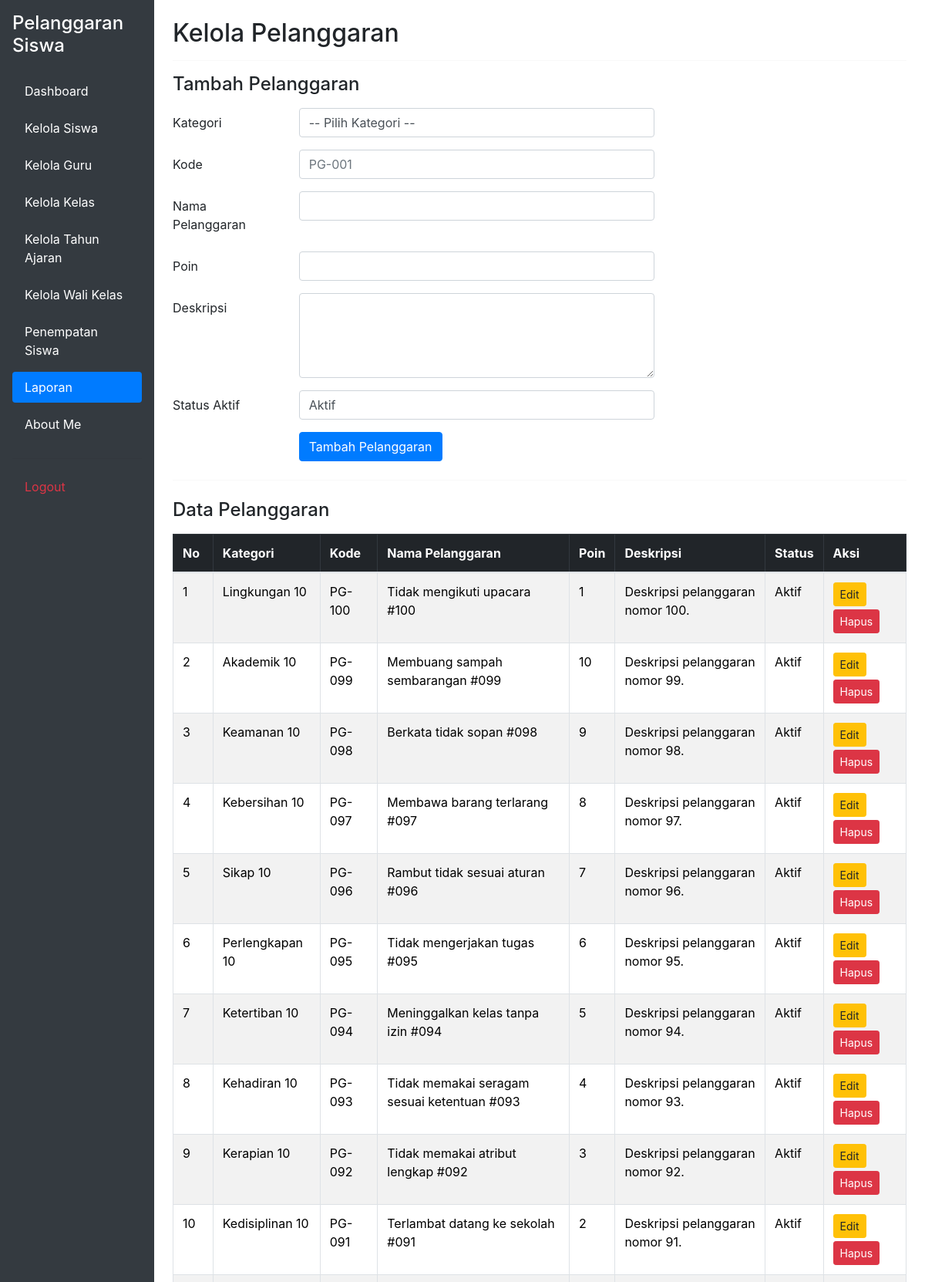
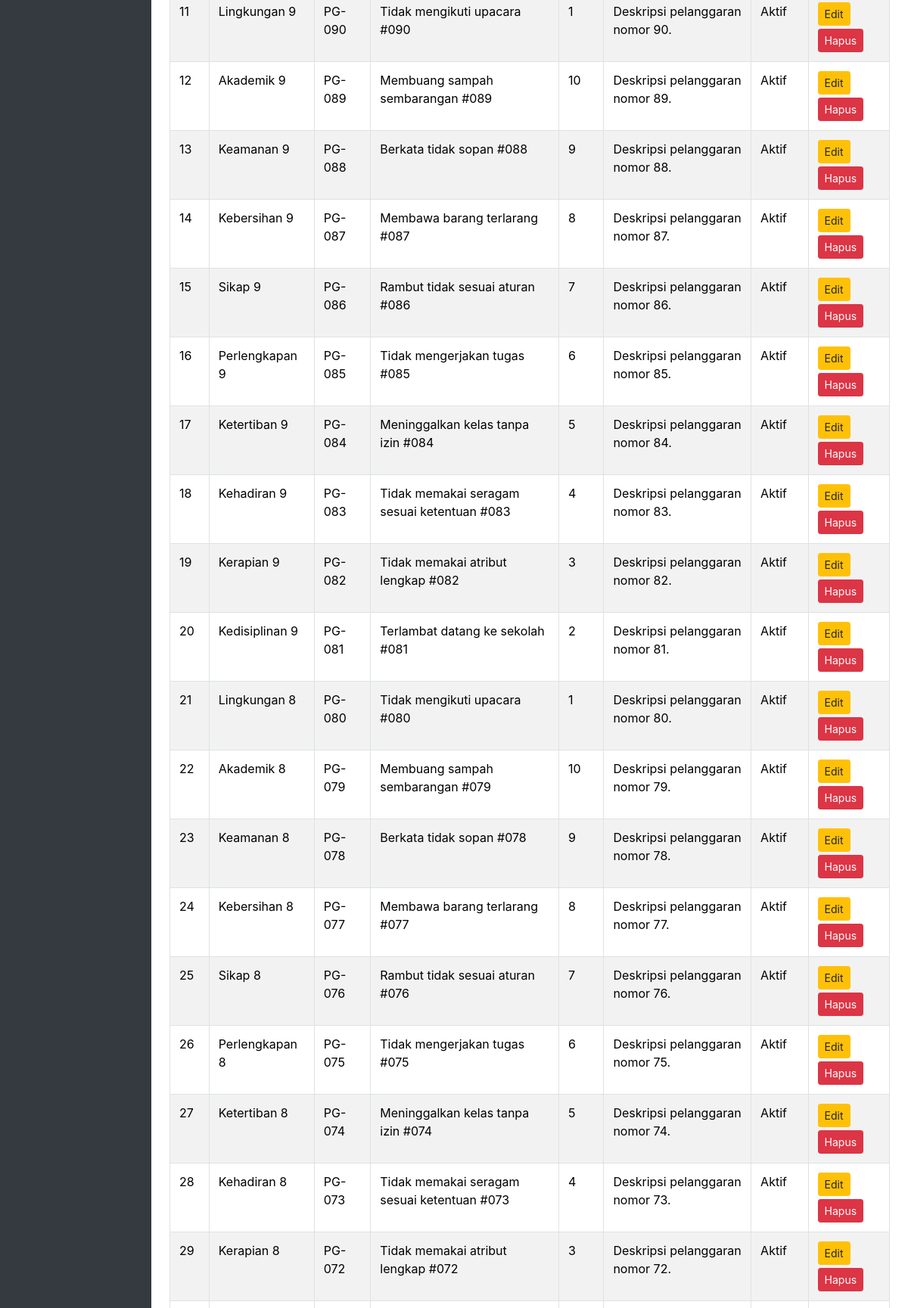
The page /pelanggaran.php (signed in, upper part) on the database its author committed (2 pictures, top to bottom).
### tables this page shows
CREATE TABLE `t_pelanggaran` (
  `id` int(11) NOT NULL,
  `pelanggaran_kategori_id` int(11) DEFAULT NULL,
  `kode` varchar(30) DEFAULT NULL,
  `nama` varchar(150) DEFAULT NULL,
  `poin` int(11) NOT NULL,
  `deskripsi` text NOT NULL,
  `status_aktif` tinyint(1) NOT NULL,
  `created_at` timestamp NOT NULL DEFAULT current_timestamp(),
  `updated_at` timestamp NOT NULL DEFAULT current_timestamp()
);

CREATE TABLE `t_pelanggaran_kategori` (
  `id` int(11) NOT NULL,
  `nama` varchar(100) DEFAULT NULL,
  `deskripsi` text NOT NULL,
  `status_aktif` tinyint(1) NOT NULL,
  `created_at` timestamp NOT NULL DEFAULT current_timestamp(),
  `updated_at` timestamp NOT NULL DEFAULT current_timestamp()
);

### pelanggaran.php (the view, shortened to what this page needs)
<?php
include 'config/koneksi.php';
$sql = "SELECT
            t_pelanggaran.*,
            t_pelanggaran_kategori.nama AS nama_kategori
        FROM t_pelanggaran
        LEFT JOIN t_pelanggaran_kategori
        ON t_pelanggaran.pelanggaran_kategori_id = t_pelanggaran_kategori.id
        ORDER BY t_pelanggaran.id DESC";
$query = mysqli_query($koneksi, $sql);
?>
<!DOCTYPE html>
<html lang="id">
<head>
    <link href="https://cdn.jsdelivr.net/npm/bootstrap@5.3.8/dist/css/bootstrap.min.css" rel="stylesheet">
    <link rel="stylesheet" href="https://cdn.jsdelivr.net/npm/bootstrap@4.1.3/dist/css/bootstrap.min.css">
</head>
<body>
<div class="container-fluid">
    <div class="row">
        <div class="col-md-3 col-lg-2 bg-dark min-vh-100 p-3">
            <h4 class="text-white mb-4">
                Pelanggaran Siswa
            </h4>
            <ul class="nav nav-pills flex-column">
                <li class="nav-item mb-2">
                    <a href="dashboard.php" class="nav-link text-white">
                        Dashboard
                    </a>
                </li>
                <li class="nav-item mb-2">
                    <a href="kelola_siswa.php" class="nav-link text-white">
                        Kelola Siswa
                    </a>
                </li>
                <li class="nav-item mb-2">
                    <a href="kelola_guru.php" class="nav-link text-white">Kelola Guru</a>
                </li>
                <li class="nav-item mb-2">
                    <a href="kelola_kelas.php" class="nav-link text-white">Kelola Kelas</a>
                </li>
                <li class="nav-item mb-2">
                    <a href="kelola_tahun_ajaran.php" class="nav-link text-white">Kelola Tahun Ajaran</a>
                <li class="nav-item mb-2">
                    <a href="kelola_wali_kelas.php" class="nav-link text-white">Kelola Wali Kelas</a>
                        <li class="nav-item mb-2">
                    <a href="penempatan_siswa.php" class="nav-link text-white">Penempatan Siswa</a>
                </li>
                <li class="nav-item mb-2">
                    <a href="pelanggaran.php" class="nav-link active">Laporan</a>
                </li>
                <li class="nav-item mb-2">
                    <a href="tentang_saya.php" class="nav-link text-white">About Me</a>
                </li>
                <hr class="text-secondary">
                <li class="nav-item mb-2">
                    <a href="logout.php" class="nav-link text-danger">Logout</a>
                </li>
            </ul>
        </div>
        <main class="col-md-9 col-lg-10 p-4">
            <h2>Kelola Pelanggaran</h2>
            <hr>
            <h4 class="mb-3">Tambah Pelanggaran</h4>
            <form action="proses_pelanggaran.php" method="POST">
                <div class="mb-3 row">
                    <label class="col-sm-2 col-form-label">Kategori</label>
                    <div class="col-sm-6">
                        <select name="pelanggaran_kategori_id" class="form-control" required>
                            <option value="">-- Pilih Kategori --</option>
                        </select>
                    </div>
                </div>
                <div class="mb-3 row">
                    <label class="col-sm-2 col-form-label">Kode</label>
                    <div class="col-sm-6">
                        <input type="text" name="kode" class="form-control" placeholder="PG-001" required>
                    </div>
                </div>
                <div class="mb-3 row">
                    <label class="col-sm-2 col-form-label">Nama Pelanggaran</label>
                    <div class="col-sm-6">
                        <input type="text" name="nama" class="form-control" required>
                    </div>
                </div>
                <div class="mb-3 row">
                    <label class="col-sm-2 col-form-label">Poin</label>
                    <div class="col-sm-6">
                        <input type="number" name="poin" class="form-control" min="0" required>
                    </div>
                </div>
                <div class="mb-3 row">
                    <label class="col-sm-2 col-form-label">Deskripsi</label>
                    <div class="col-sm-6">
                        <textarea name="deskripsi" class="form-control" rows="4" required></textarea>
                    </div>
                </div>
                <div class="mb-3 row">
                    <label class="col-sm-2 col-form-label">Status Aktif</label>
                    <div class="col-sm-6">
                        <select name="status_aktif" class="form-control" required>
                            <option value="1">Aktif</option>
                        </select>
                    </div>
                </div>
                <div class="mb-3 row">
                    <div class="col-sm-6 offset-sm-2">
                        <button type="submit" class="btn btn-primary">Tambah Pelanggaran</button>
                    </div>
                </div>
            </form>
            <hr class="my-4">
            <h4 class="mb-3">Data Pelanggaran</h4>
            <div class="table-responsive">
                <table class="table table-bordered table-striped">
                    <thead class="table-dark">
                        <tr>
                            <th>No</th>
                            <th>Kategori</th>
                            <th>Kode</th>
                            <th>Nama Pelanggaran</th>
                            <th>Poin</th>
                            <th>Deskripsi</th>
                            <th>Status</th>
                            <th>Aksi</th>
                        </tr>
                    </thead>
                    <tbody>
                        <?php
                        $no = 1;
                        if (mysqli_num_rows($query) > 0) {
                            while ($pelanggaran = mysqli_fetch_assoc($query)) {
                        ?>
                            <tr>
                                <td><?php echo $no++; ?></td>
                                <td><?php echo htmlspecialchars($pelanggaran['nama_kategori'] ?? '-'); ?></td>
                                <td><?php echo htmlspecialchars($pelanggaran['kode']); ?></td>
                                <td><?php echo htmlspecialchars($pelanggaran['nama']); ?></td>
                                <td><?php echo htmlspecialchars($pelanggaran['poin']); ?></td>
                                <td><?php echo htmlspecialchars($pelanggaran['deskripsi']); ?></td>
                                <td>
                                    <?php if ($pelanggaran['status_aktif'] == 1) { ?>
                                        Aktif
                                    <?php } else { ?>
                                        Tidak Aktif
                                    <?php } ?>
                                </td>
                                <td>
                                    <a href="edit_pelanggaran.php?id=<?php echo $pelanggaran['id']; ?>" class="btn btn-warning btn-sm mb-1">Edit</a>
                                    <a href="proses_pelanggaran.php?aksi=hapus&id=<?php echo $pelanggaran['id']; ?>"
                                       class="btn btn-danger btn-sm"
                                       onclick="return confirm('Yakin ingin menghapus pelanggaran ini?');">
                                        Hapus
                                    </a>
                                </td>
                            </tr>
                        <?php
                            }
                        } else {
                        ?>
                            <tr>
                                <td colspan="8" class="text-center">Belum ada data pelanggaran.</td>
                            </tr>
                        <?php } ?>
                    </tbody>
                </table>
            </div>
        </main>
    </div>
</div>
</body>
</html>

### rows shown on the page
t_pelanggaran: pelanggaran_kategori.nama "Lingkungan 10", kode "PG-100", nama "Tidak mengikuti upacara #100", poin "1", deskripsi "Deskripsi pelanggaran nomor 100.", status_aktif "Aktif"
t_pelanggaran: pelanggaran_kategori.nama "Akademik 10", kode "PG-099", nama "Membuang sampah sembarangan #099", poin "10", deskripsi "Deskripsi pelanggaran nomor 99.", status_aktif "Aktif"
t_pelanggaran: pelanggaran_kategori.nama "Keamanan 10", kode "PG-098", nama "Berkata tidak sopan #098", poin "9", deskripsi "Deskripsi pelanggaran nomor 98.", status_aktif "Aktif"
t_pelanggaran: pelanggaran_kategori.nama "Kebersihan 10", kode "PG-097", nama "Membawa barang terlarang #097", poin "8", deskripsi "Deskripsi pelanggaran nomor 97.", status_aktif "Aktif"
t_pelanggaran: pelanggaran_kategori.nama "Sikap 10", kode "PG-096", nama "Rambut tidak sesuai aturan #096", poin "7", deskripsi "Deskripsi pelanggaran nomor 96.", status_aktif "Aktif"
t_pelanggaran: pelanggaran_kategori.nama "Perlengkapan 10", kode "PG-095", nama "Tidak mengerjakan tugas #095", poin "6", deskripsi "Deskripsi pelanggaran nomor 95.", status_aktif "Aktif"
t_pelanggaran: pelanggaran_kategori.nama "Ketertiban 10", kode "PG-094", nama "Meninggalkan kelas tanpa izin #094", poin "5", deskripsi "Deskripsi pelanggaran nomor 94.", status_aktif "Aktif"
t_pelanggaran: pelanggaran_kategori.nama "Kehadiran 10", kode "PG-093", nama "Tidak memakai seragam sesuai ketentuan #093", poin "4", deskripsi "Deskripsi pelanggaran nomor 93.", status_aktif "Aktif"
t_pelanggaran: pelanggaran_kategori.nama "Kerapian 10", kode "PG-092", nama "Tidak memakai atribut lengkap #092", poin "3", deskripsi "Deskripsi pelanggaran nomor 92.", status_aktif "Aktif"
t_pelanggaran: pelanggaran_kategori.nama "Kedisiplinan 10", kode "PG-091", nama "Terlambat datang ke sekolah #091", poin "2", deskripsi "Deskripsi pelanggaran nomor 91.", status_aktif "Aktif"
t_pelanggaran: pelanggaran_kategori.nama "Lingkungan 9", kode "PG-090", nama "Tidak mengikuti upacara #090", poin "1", deskripsi "Deskripsi pelanggaran nomor 90.", status_aktif "Aktif"
t_pelanggaran: pelanggaran_kategori.nama "Akademik 9", kode "PG-089", nama "Membuang sampah sembarangan #089", poin "10", deskripsi "Deskripsi pelanggaran nomor 89.", status_aktif "Aktif"
t_pelanggaran: pelanggaran_kategori.nama "Keamanan 9", kode "PG-088", nama "Berkata tidak sopan #088", poin "9", deskripsi "Deskripsi pelanggaran nomor 88.", status_aktif "Aktif"
t_pelanggaran: pelanggaran_kategori.nama "Kebersihan 9", kode "PG-087", nama "Membawa barang terlarang #087", poin "8", deskripsi "Deskripsi pelanggaran nomor 87.", status_aktif "Aktif"
t_pelanggaran: pelanggaran_kategori.nama "Sikap 9", kode "PG-086", nama "Rambut tidak sesuai aturan #086", poin "7", deskripsi "Deskripsi pelanggaran nomor 86.", status_aktif "Aktif"
t_pelanggaran: pelanggaran_kategori.nama "Perlengkapan 9", kode "PG-085", nama "Tidak mengerjakan tugas #085", poin "6", deskripsi "Deskripsi pelanggaran nomor 85.", status_aktif "Aktif"
t_pelanggaran: pelanggaran_kategori.nama "Ketertiban 9", kode "PG-084", nama "Meninggalkan kelas tanpa izin #084", poin "5", deskripsi "Deskripsi pelanggaran nomor 84.", status_aktif "Aktif"
t_pelanggaran: pelanggaran_kategori.nama "Kehadiran 9", kode "PG-083", nama "Tidak memakai seragam sesuai ketentuan #083", poin "4", deskripsi "Deskripsi pelanggaran nomor 83.", status_aktif "Aktif"
t_pelanggaran: pelanggaran_kategori.nama "Kerapian 9", kode "PG-082", nama "Tidak memakai atribut lengkap #082", poin "3", deskripsi "Deskripsi pelanggaran nomor 82.", status_aktif "Aktif"
t_pelanggaran: pelanggaran_kategori.nama "Kedisiplinan 9", kode "PG-081", nama "Terlambat datang ke sekolah #081", poin "2", deskripsi "Deskripsi pelanggaran nomor 81.", status_aktif "Aktif"
t_pelanggaran: pelanggaran_kategori.nama "Lingkungan 8", kode "PG-080", nama "Tidak mengikuti upacara #080", poin "1", deskripsi "Deskripsi pelanggaran nomor 80.", status_aktif "Aktif"
t_pelanggaran: pelanggaran_kategori.nama "Akademik 8", kode "PG-079", nama "Membuang sampah sembarangan #079", poin "10", deskripsi "Deskripsi pelanggaran nomor 79.", status_aktif "Aktif"
t_pelanggaran: pelanggaran_kategori.nama "Keamanan 8", kode "PG-078", nama "Berkata tidak sopan #078", poin "9", deskripsi "Deskripsi pelanggaran nomor 78.", status_aktif "Aktif"
t_pelanggaran: pelanggaran_kategori.nama "Kebersihan 8", kode "PG-077", nama "Membawa barang terlarang #077", poin "8", deskripsi "Deskripsi pelanggaran nomor 77.", status_aktif "Aktif"
t_pelanggaran: pelanggaran_kategori.nama "Sikap 8", kode "PG-076", nama "Rambut tidak sesuai aturan #076", poin "7", deskripsi "Deskripsi pelanggaran nomor 76.", status_aktif "Aktif"
t_pelanggaran: pelanggaran_kategori.nama "Perlengkapan 8", kode "PG-075", nama "Tidak mengerjakan tugas #075", poin "6", deskripsi "Deskripsi pelanggaran nomor 75.", status_aktif "Aktif"
t_pelanggaran: pelanggaran_kategori.nama "Ketertiban 8", kode "PG-074", nama "Meninggalkan kelas tanpa izin #074", poin "5", deskripsi "Deskripsi pelanggaran nomor 74.", status_aktif "Aktif"
t_pelanggaran: pelanggaran_kategori.nama "Kehadiran 8", kode "PG-073", nama "Tidak memakai seragam sesuai ketentuan #073", poin "4", deskripsi "Deskripsi pelanggaran nomor 73.", status_aktif "Aktif"
t_pelanggaran: pelanggaran_kategori.nama "Kerapian 8", kode "PG-072", nama "Tidak memakai atribut lengkap #072", poin "3", deskripsi "Deskripsi pelanggaran nomor 72.", status_aktif "Aktif"
